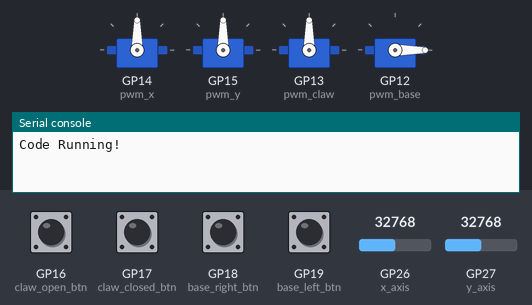
The program below on a simulated Raspberry Pi Pico running CircuitPython. Shown: 4 × servo, the last lines printed to the serial console. The test bench sets the inputs (shaded band); at power-on: GP16 (claw_open_btn), GP17 (claw_closed_btn), GP18 (base_right_btn), GP19 (base_left_btn) HIGH, GP26 (x_axis) = 32768, GP27 (y_axis) = 32768 (analog values on the 0–65535 scale).

Above: at 1.2 s.
1.3 s: GP16 (claw_open_btn) pulled LOW for 0.15 s
At 2.4 s:
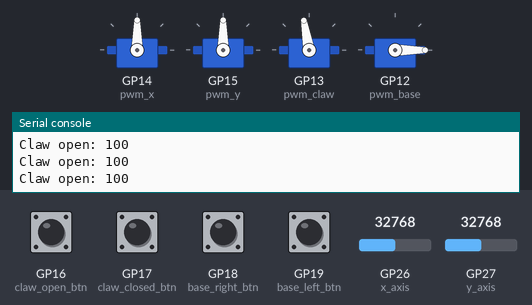
2.9 s: GP17 (claw_closed_btn) pulled LOW for 0.15 s
At 3.8 s:
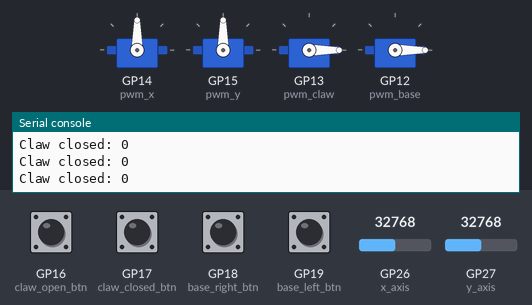
4.5 s: GP26 (x_axis) set to 45874
At 5.2 s:
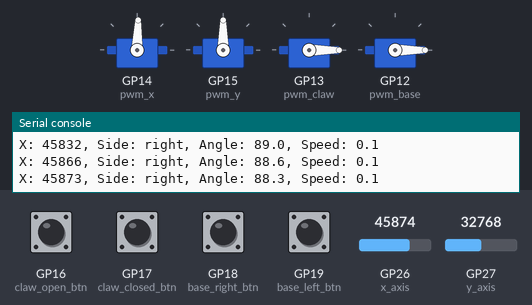
6.0 s: GP27 (y_axis) set to 45874
At 6.6 s:
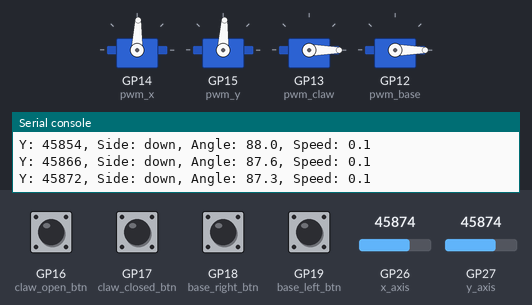
7.5 s: GP26 (x_axis) set to 19660
At 8.5 s:
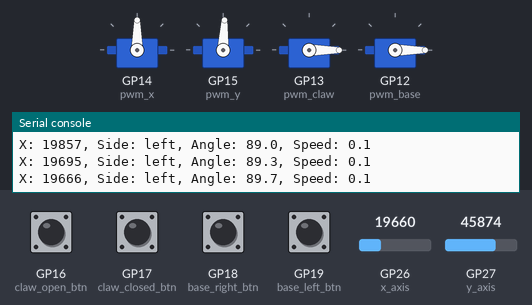
9.0 s: GP27 (y_axis) set to 19660
At 10.0 s:
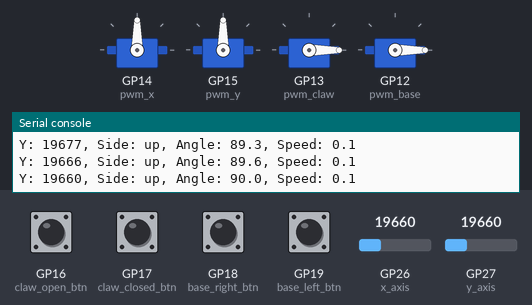
Timing chart, 0 to 11.5 s (numbered marks = the images above; inputs shaded):
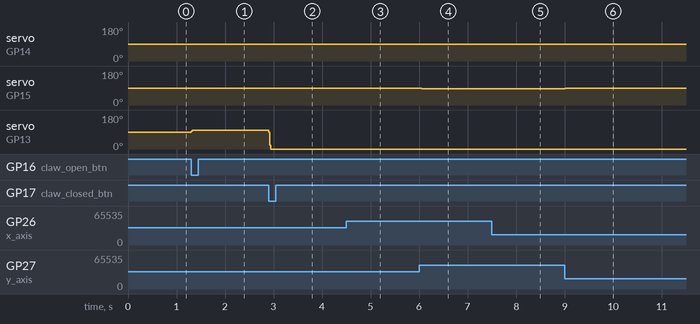

Measured:
- after the input at 1.3 s, servo on GP13 (pwm_claw): 90° → 100° at once
- after the input at 2.9 s, servo on GP13 (pwm_claw): 100° → 0° at once
- after the input at 4.5 s, servo on GP14 (pwm_x): 90° → 88° at once
- after the input at 6.0 s, servo on GP15 (pwm_y): 90° → 87° at once
- after the input at 7.5 s, servo on GP14 (pwm_x): 88° → 90° at once
- after the input at 9.0 s, servo on GP15 (pwm_y): 87° → 90° at once

The program:

code.py
```python
# nudge_robot_arm.py
# Cheap servos will jitter on their own, so this code will stop servos when they shouldn't be moving
# This is accomplished by cutting PWM signal by sending a None, effectively turning off a servo between movements.
# Uses concepts of EMA - Exponential Moving Average - instead of responding to instant joystick reading.
# This prevents jitter by reducing abrupt movements from a single reading. Average of readings is smoother than one reading.
# Designed to work with a self-centering joystick, so a nudge in one direction moves servos in that direction
# as opposed to moving servos where joystick is positioned & requiring the user to "hold" the position
# against any tension to push joystick back to center. A good UX choice for platform positioning where
# one might want to "nudge" the movement slightly in one direction or another.
# Also increases acceleration based on how far the joystick is from center. Further = faster movement.
# By: Prof. John Gallaugher
# Find Build Video (and much more) at YouTube.com/@BuildWithProfG
# github.com/gallaugher - @gallaugher.bsky.social - @gallaugher@mastodon.world

import time, board, analogio, pwmio, digitalio
from adafruit_motor import servo

# Setup Servos
pwm_x = pwmio.PWMOut(board.GP14, frequency=50)       # X axis (shoulder)
servo_x = servo.Servo(pwm_x, min_pulse=650, max_pulse=2350)

pwm_y = pwmio.PWMOut(board.GP15, frequency=50)       # Y axis (elbow)
servo_y = servo.Servo(pwm_y, min_pulse=650, max_pulse=2350)

pwm_claw = pwmio.PWMOut(board.GP13, frequency=50)    # Claw
servo_claw = servo.Servo(pwm_claw, min_pulse=650, max_pulse=2350)

pwm_base = pwmio.PWMOut(board.GP12, frequency=50)    # Base rotation
servo_base = servo.Servo(pwm_base, min_pulse=500, max_pulse=2500)

# Set initial angles
servo_x.angle = 90
servo_y.angle = 90
servo_claw.angle = 90
servo_base.angle = 0

# Disable joystick-controlled servos after positioning to prevent startup jitter
servo_x.angle = None
servo_y.angle = None

# Setup Joystick Analog Inputs
x_axis = analogio.AnalogIn(board.A0)  # GP26
y_axis = analogio.AnalogIn(board.A1)  # GP27

# Setup Claw Buttons
claw_open_btn = digitalio.DigitalInOut(board.GP16)
claw_open_btn.switch_to_input(pull=digitalio.Pull.UP)

claw_closed_btn = digitalio.DigitalInOut(board.GP17)
claw_closed_btn.switch_to_input(pull=digitalio.Pull.UP)

# Setup Base Rotation Buttons
base_right_btn = digitalio.DigitalInOut(board.GP18)
base_right_btn.switch_to_input(pull=digitalio.Pull.UP)

base_left_btn = digitalio.DigitalInOut(board.GP19)
base_left_btn.switch_to_input(pull=digitalio.Pull.UP)

# Calculation Constants
MAX_SERVO = 180
MAX_JOYSTICK = 65535
CENTER_JOYSTICK = int(65535 / 2)
CENTER_SERVO = int(MAX_SERVO / 2)
deadband_pct = 0.08
deadband = MAX_JOYSTICK * deadband_pct

# Safety limits to avoid servo endpoints
MIN_ANGLE = 5
MAX_ANGLE = 175

# Joystick EMA filter alphas
JOY_FILTER_ALPHA = 0.25
Y_FILTER_ALPHA = 0.15

# X-axis servo control variables
current_x_angle = 90
last_x_angle_sent = 90
last_x_reading = CENTER_JOYSTICK
current_x_side = None
last_x_movement_time = time.monotonic()
x_servo_enabled = True

# Y-axis servo control variables
current_y_angle = 90
last_y_angle_sent = 90
last_y_reading = CENTER_JOYSTICK
current_y_side = None
last_y_movement_time = time.monotonic()
y_servo_enabled = True

# Speed control
servo_timeout = 0.015

# X-axis speeds
x_min_speed = 0.02
x_max_speed = 0.10

# Y-axis speeds
y_min_speed = 0.02
y_max_speed = 0.10
y_speed_decay = 0.7

# Servo update threshold
servo_update_threshold = 0.3

# Acceleration limiting for Y-axis
max_y_accel = 1.5
last_y_speed = 0

# Base and claw step size for button control
ANGLE_STEP = 3

# Filtered joystick values
x_filt = x_axis.value
y_filt = y_axis.value

print("Code Running!")
while True:
    # Read & filter joystick
    xr = x_axis.value
    yr = y_axis.value

    x_filt = (1 - JOY_FILTER_ALPHA) * x_filt + JOY_FILTER_ALPHA * xr
    y_filt = (1 - Y_FILTER_ALPHA) * y_filt + Y_FILTER_ALPHA * yr

    x_reading = int(x_filt)
    y_reading = int(y_filt)

    # X-Axis Control
    if x_reading < CENTER_JOYSTICK - deadband:
        current_x_side = 'left'
    elif x_reading > CENTER_JOYSTICK + deadband:
        current_x_side = 'right'
    else:
        current_x_side = None

    x_degrees_per_step = x_min_speed
    if current_x_side is not None:
        distance_from_center = abs(x_reading - CENTER_JOYSTICK)
        max_distance = CENTER_JOYSTICK - deadband
        speed_factor = distance_from_center / max_distance
        x_degrees_per_step = x_min_speed + (speed_factor * (x_max_speed - x_min_speed))

    if current_x_side == 'left' and x_reading < last_x_reading:
        current_x_angle = min(MAX_ANGLE, current_x_angle + x_degrees_per_step)
    elif current_x_side == 'right' and x_reading > last_x_reading:
        current_x_angle = max(MIN_ANGLE, current_x_angle - x_degrees_per_step)

    if abs(current_x_angle - last_x_angle_sent) >= servo_update_threshold:
        servo_x.angle = round(current_x_angle)
        last_x_angle_sent = current_x_angle
        last_x_movement_time = time.monotonic()
        if not x_servo_enabled:
            x_servo_enabled = True
        print(f"X: {x_reading}, Side: {current_x_side}, Angle: {current_x_angle:.1f}, Speed: {x_degrees_per_step:.1f}")

    if x_servo_enabled and (time.monotonic() - last_x_movement_time) > servo_timeout:
        servo_x.angle = None
        x_servo_enabled = False

    last_x_reading = x_reading

    # Y-Axis Control
    if y_reading < CENTER_JOYSTICK - deadband:
        current_y_side = 'up'
    elif y_reading > CENTER_JOYSTICK + deadband:
        current_y_side = 'down'
    else:
        current_y_side = None

    y_degrees_per_step = y_min_speed
    if current_y_side is not None:
        distance_from_center = abs(y_reading - CENTER_JOYSTICK)
        max_distance = CENTER_JOYSTICK - deadband
        speed_factor = distance_from_center / max_distance
        desired_y_speed = y_min_speed + (speed_factor * (y_max_speed - y_min_speed))

        speed_change = desired_y_speed - last_y_speed
        if abs(speed_change) > max_y_accel:
            speed_change = max_y_accel if speed_change > 0 else -max_y_accel

        y_degrees_per_step = last_y_speed + speed_change
        last_y_speed = y_degrees_per_step
    else:
        last_y_speed = last_y_speed * y_speed_decay

    if current_y_side == 'up' and y_reading < last_y_reading:
        current_y_angle = min(MAX_ANGLE, current_y_angle + y_degrees_per_step)
    elif current_y_side == 'down' and y_reading > last_y_reading:
        current_y_angle = max(MIN_ANGLE, current_y_angle - y_degrees_per_step)

    if abs(current_y_angle - last_y_angle_sent) >= servo_update_threshold:
        servo_y.angle = round(current_y_angle)
        last_y_angle_sent = current_y_angle
        last_y_movement_time = time.monotonic()
        if not y_servo_enabled:
            y_servo_enabled = True
        print(f"Y: {y_reading}, Side: {current_y_side}, Angle: {current_y_angle:.1f}, Speed: {y_degrees_per_step:.1f}")

    if y_servo_enabled and (time.monotonic() - last_y_movement_time) > servo_timeout:
        servo_y.angle = None
        y_servo_enabled = False

    last_y_reading = y_reading

    # Base Rotation - button controlled
    if not base_right_btn.value:
        servo_base.angle = int(max(0, servo_base.angle - ANGLE_STEP))
        print(f"Base right: {servo_base.angle}")
    elif not base_left_btn.value:
        servo_base.angle = int(min(180, servo_base.angle + ANGLE_STEP))
        print(f"Base left: {servo_base.angle}")
    else:
        servo_base.angle = None  # Kill PWM when not moving to reduce jitter

    # Claw - two separate buttons, open and close
    if not claw_open_btn.value:
        servo_claw.angle = int(min(100, servo_claw.angle + ANGLE_STEP)) if servo_claw.angle is not None else 90
        print(f"Claw open: {servo_claw.angle}")
    elif not claw_closed_btn.value:
        servo_claw.angle = int(max(0, servo_claw.angle - ANGLE_STEP)) if servo_claw.angle is not None else 90
        print(f"Claw closed: {servo_claw.angle}")
    else:
        servo_claw.angle = None  # Kill PWM when not moving to reduce jitter
```
